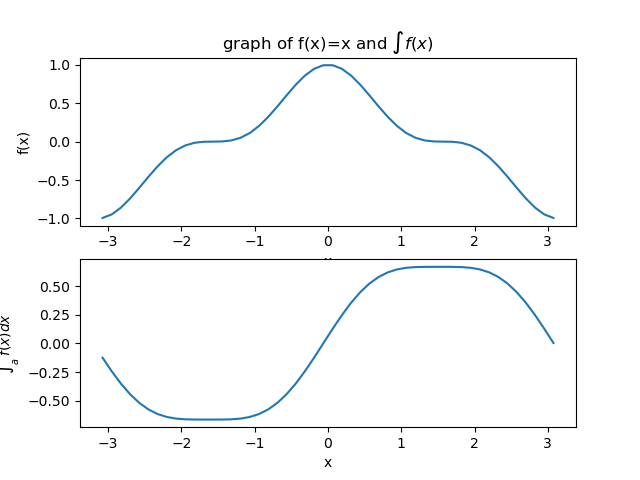

This figure's Python source:
import matplotlib.pyplot as plt
import numpy as np

def func(x):
    y=(np.cos(x))**3
    return y

a=-3.14;b=3.14;n=50;i=0;sum=0
dx=(b-a)/n
x=[];y=[];Z=[]

while i<n:
    x1= a + i * dx
    x2= x1+dx
    trap=(x1+x2)/2
    x.append(trap)
    fn=func(trap)
    y.append(fn)

    sum += y[i]*dx
    Z.append(sum)
    i=i+1

print("integrated value is =", round(sum,5))
plt.figure()
plt.subplot(2,1,1)
plt.plot(x,y)
plt.title('graph of f(x)=x and $\int f(x)$')
plt.xlabel('x')
plt.ylabel('f(x)')

plt.subplot(2,1,2)
plt.plot(x,Z)
plt.xlabel('x')
plt.ylabel('$\int_{a}^{b} f(x) dx$')
plt.show()
